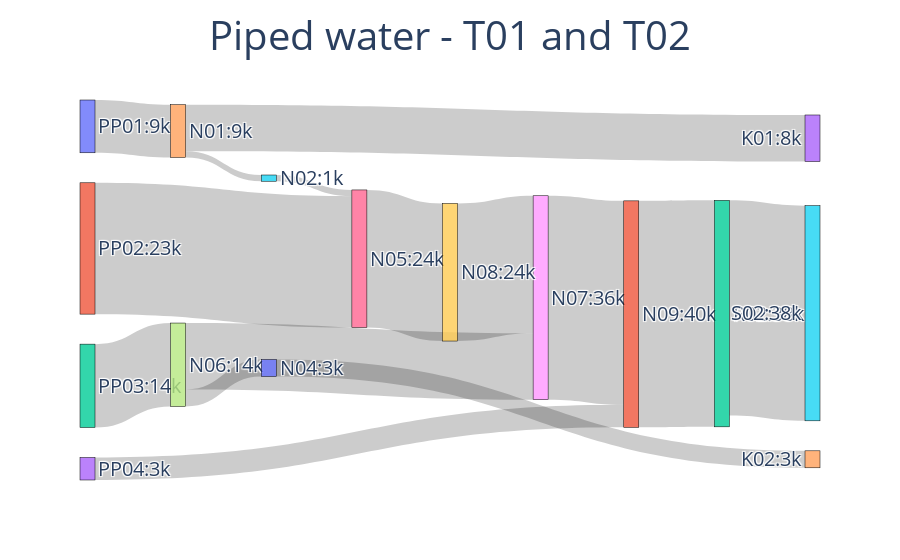

This figure's notebook cell:
### Markdown cell above
We can pass a list of multiple times for the `time_period` entry in the `input_data` argument to get a Sankey diagram showing the cumulative flows over multiple time periods:

### Code cell
input_data = {"pareto_var": results_dict["v_F_Piped_dict"], 
              "time_period": ["T01", "T02"],
             }
args = {"plot_title": "Piped water - T01 and T02",
        "output_file": "demo_sankey_T01_T02.html",
        "jupyter_notebook": True,
       }
plot_sankey(input_data, args)

### Figure 1 — Plotly figure (JSON) as saved in the notebook; plotly's stock layout.template omitted (floating-point values rounded to 4 significant figures)
{"data": [{"link": {"source": [0, 1, 2, 3, 4, 5, 6, 7, 7, 8, 9, 4, 10, 11, 12], "target": [4, 6, 7, 11, 5, 6, 9, 10, 8, 11, 8, 13, 14, 12, 15], "value": [9323.0, 23200.0, 14730.0, 3972.0, 1101.0, 1101.0, 24300.0, 3000.0, 11730.0, 36030.0, 24300.0, 8222.0, 3000.0, 40000.0, 38000.0]}, "node": {"label": ["PP01:9k", "PP02:23k", "PP03:14k", "PP04:3k", "N01:9k", "N02:1k", "N05:24k", "N06:14k", "N07:36k", "N08:24k", "N04:3k", "N09:40k", "R02:38k", "K01:8k", "K02:3k", "S02:38k"], "line": {"color": "black", "width": 0.5}, "pad": 30, "thickness": 15}, "type": "sankey"}], "layout": {"font": {"size": 20}, "title": {"font": {"size": 40}, "text": "Piped water - T01 and T02", "x": 0.5}}}
